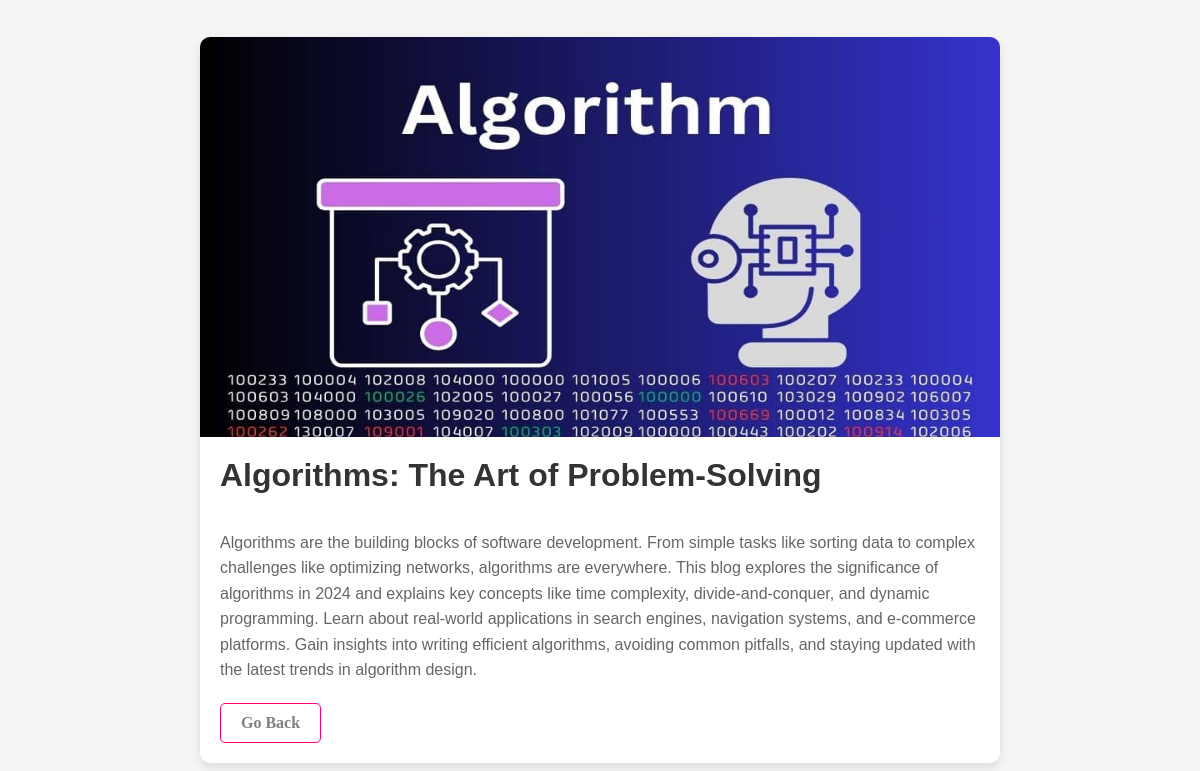
Page /blog/blogDetails/3/ on the committed database.
### Blogs/models.py (models this page shows, shortened)
class BlogModel(models.Model):
    title = models.CharField(max_length=300)
    image = models.ImageField(upload_to="blog/photos", null=True, blank=True)
    description = models.TextField(max_length=10000, null=True, blank=True)

### Blogs/views.py (the view)
# urls.py: path("blogDetails/<int:id>/", views.blog, name="blog")
def blog(request, id):
    blog = BlogModel.objects.get(id = id)
    return render(request, "blogDetails.html", {"blog":blog,})

### Blogs/templates/blogDetails.html (shortened to what this page needs)
<!DOCTYPE html>
<html lang="en">
<head>
</head>
<body>
    <div class="blog-container">
        <div class="blog-image">
            <img src="{{blog.image.url}}" alt="">
        </div>
        <div class="blog-content">
            <h1 class="blog-title">{{blog.title}}</h1>
            <p class="blog-description" style="white-space: pre-line; line-height: 1.6; margin-bottom: 10px;">
                {{blog.description}}
            </p>
            <a href="{% url 'home' %}" class="go-back-link">Go Back</a>
        </div>
    </div>
</body>
</html>

### Blogs/templates/blogDetails.html (style rules this page uses)
* { margin: 0; padding: 0; box-sizing: border-box; font-family: Arial, sans-serif; }
body { background-color: #f4f4f4; display: flex; justify-content: center; align-items: center; min-height: 100vh; padding: 20px; }
.blog-container { background: #fff; box-shadow: 0 4px 8px rgba(0, 0, 0, 0.1); border-radius: 10px; max-width: 800px; overflow: hidden; }
.blog-image { width: 100%; height: 400px; background-size: cover; background-position: center; background-image: url('https://via.placeholder.com/800x400'); }
.blog-image img { width: 100%; height: 100%; }
.blog-content { padding: 20px; }
.blog-title { font-size: 2rem; color: #333; margin-bottom: 10px; }
.blog-description { font-size: 1rem; color: #666; line-height: 1.6; }
.go-back-link { display: inline-block; padding: 10px 20px; color: gray; border-radius: 5px; text-decoration: none; font-size: 16px; font-weight: bold; transition: background-color 1s ease;transform 0.2s ease; color 1s ease; margin-top: 10px; font-family: poppins-bold; border:1px solid #ff0077; }

### rows in the picture
BlogModel: image (picture), title "Algorithms: The Art of Problem-Solving", description "Algorithms are the building blocks of software development. From simple tasks like sorting data to complex challenges like optimizing networks, algorithms are everywhere. This blog explores the significance of algorithms in 2024 and explains key concepts like time complexity, divide-and-conquer, and dynamic programming. Learn about real-world applications in search engines, navigation systems, and e-commerce platforms. Gain insights into writing efficient algorithms, avoiding common pitfalls, and staying updated with the latest trends in algorithm design."
